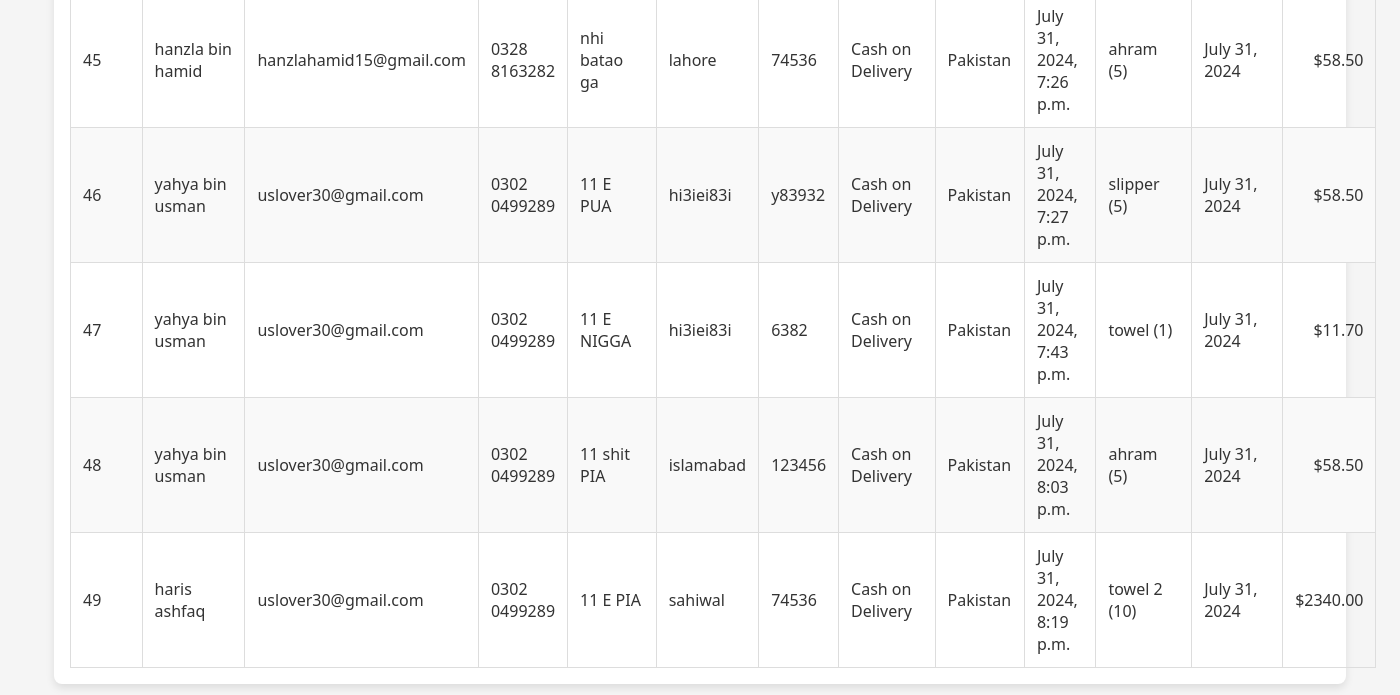
/order_details/ (lower part), run on an earlier commit of the app's database.
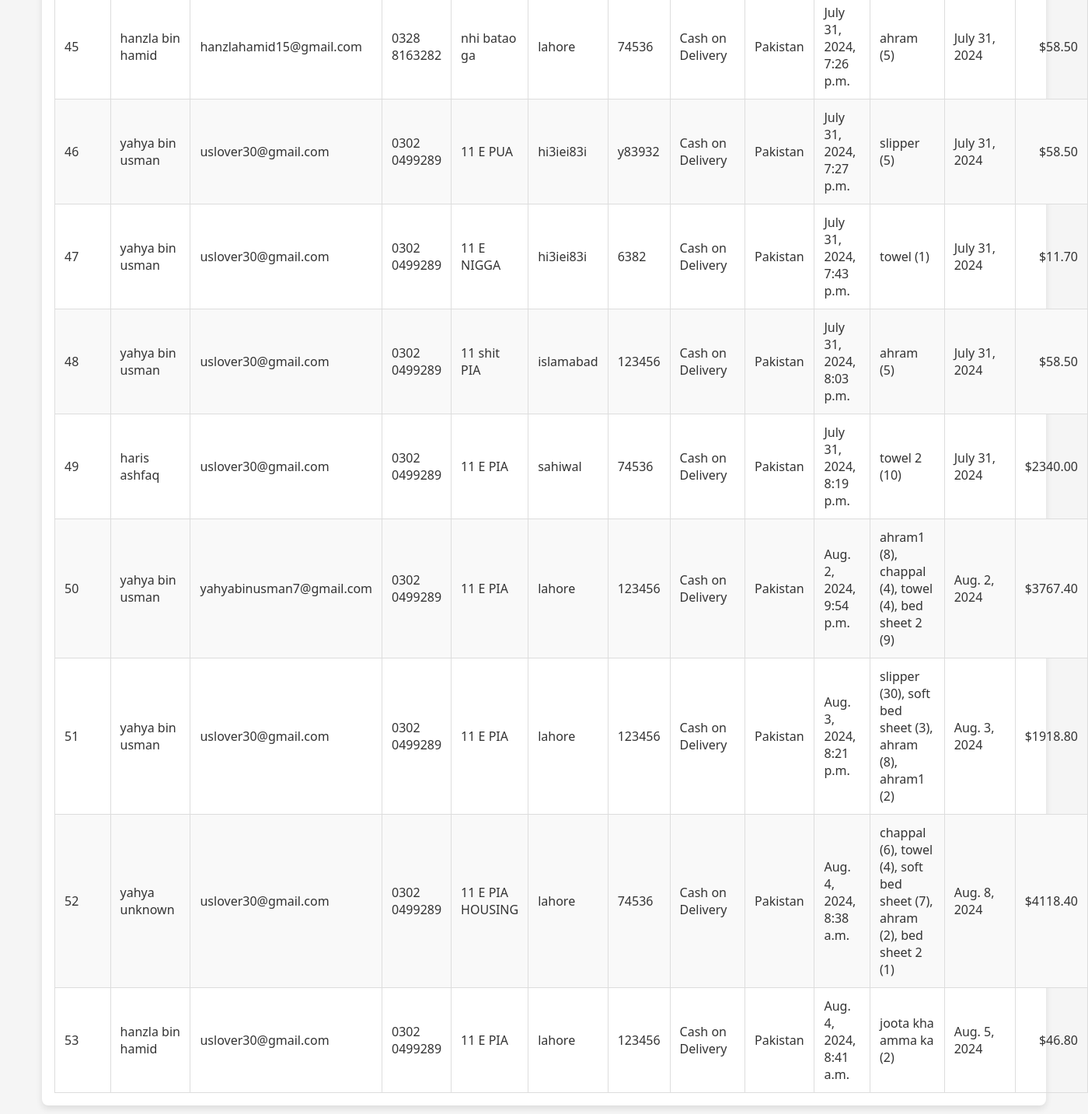
And on a later commit of the database.
### store/models.py (models this page shows, shortened)
class Order(models.Model):
    first_name = models.CharField(max_length=100)
    last_name = models.CharField(max_length=100)
    email = models.EmailField()
    phone = models.CharField(max_length=15)
    address = models.TextField()
    city = models.CharField(max_length=100)
    postal_code = models.CharField(max_length=20)
    payment_method = models.CharField(max_length=50, default='Cash on Delivery')
    country = models.CharField(max_length=50, default='Pakistan')
    order_date = models.DateTimeField(auto_now_add=True)
    products = models.TextField()
    delivery_date = models.DateField(null=True, blank=True)
    cart_items = models.ManyToManyField(CartItem)
    total_price = models.DecimalField(max_digits=10, decimal_places=2, null=True, blank=True)
    created_at = models.DateTimeField(default=timezone.now)
    review_token = models.UUIDField(default=uuid.uuid4)
    review_email_sent = models.BooleanField(default=False)
    reviewed = models.BooleanField(default=False)

### store/views.py (the view)
# urls.py: path('order_details/', views.order_details, name='order_details'),
def order_details(request):
    orders = Order.objects.all()
    return render(request, 'store/order_details.html', {'orders': orders})

### store/templates/store/order_details.html (shortened to what this page needs)
<!DOCTYPE html>
<html lang="en">
<head>
</head>
<body>
    <div class="container">
        <table class="table">
            <tbody>
                {% for order in orders %}
                <tr>
                    <td>{{ order.id }}</td>
                    <td>{{ order.first_name }} {{ order.last_name }}</td>
                    <td>{{ order.email }}</td>
                    <td>{{ order.phone }}</td>
                    <td>{{ order.address }}</td>
                    <td>{{ order.city }}</td>
                    <td>{{ order.postal_code }}</td>
                    <td>{{ order.payment_method }}</td>
                    <td>{{ order.country }}</td>
                    <td>{{ order.order_date }}</td>
                    <td>{{ order.products }}</td>
                    <td>{{ order.delivery_date }}</td>
                    <td>${{ order.total_price }}</td>
                </tr>
                {% endfor %}
            </tbody>
        </table>
    </div>
</body>
</html>

### store/templates/store/order_details.html (style rules this page uses)
body { background-color: #f5f5f5; color: #333; font-family: 'Segoe UI', Tahoma, Geneva, Verdana, sans-serif; margin: 0; padding: 0; }
.container { max-width: 90%; margin: 2em auto; padding: 1em; background-color: white; border-radius: 8px; box-shadow: 0 4px 8px rgba(0, 0, 0, 0.1); }
.table { width: 100%; border-collapse: collapse; }
.table th, .table td { border: 1px solid #ddd; padding: 0.75em; text-align: left; }
.table tr:nth-child(even) { background-color: #f9f9f9; }
.table td:last-child { text-align: right; }

What changed in the data, as far as the page shows it:
added Order: id "50", first_name "yahya", last_name "bin usman", email "yahyabinusman7@gmail.com", phone "0302 0499289", address "11 E PIA", city "lahore", postal_code "123456", payment_method "Cash on Delivery", country "Pakistan", order_date "Aug. 2, 2024, 9:54 p.m.", products "ahram1 (8), chappal (4), towel (4), bed sheet 2 (9)", delivery_date "Aug. 2, 2024", total_price "3767.40"
added Order: id "51", first_name "yahya", last_name "bin usman", email "uslover30@gmail.com", phone "0302 0499289", address "11 E PIA", city "lahore", postal_code "123456", payment_method "Cash on Delivery", country "Pakistan", order_date "Aug. 3, 2024, 8:21 p.m.", products "slipper (30), soft bed sheet (3), ahram (8), ahram1 (2)", delivery_date "Aug. 3, 2024", total_price "1918.80"
added Order: id "52", first_name "yahya", last_name "unknown", email "uslover30@gmail.com", phone "0302 0499289", address "11 E PIA HOUSING", city "lahore", postal_code "74536", payment_method "Cash on Delivery", country "Pakistan", order_date "Aug. 4, 2024, 8:38 a.m.", products "chappal (6), towel (4), soft bed sheet (7), ahram (2), bed sheet 2 (1)", delivery_date "Aug. 8, 2024", total_price "4118.40"
added Order: id "53", first_name "hanzla", last_name "bin hamid", email "uslover30@gmail.com", phone "0302 0499289", address "11 E PIA", city "lahore", postal_code "123456", payment_method "Cash on Delivery", country "Pakistan", order_date "Aug. 4, 2024, 8:41 a.m.", products "joota kha amma ka (2)", delivery_date "Aug. 5, 2024", total_price "46.80"
